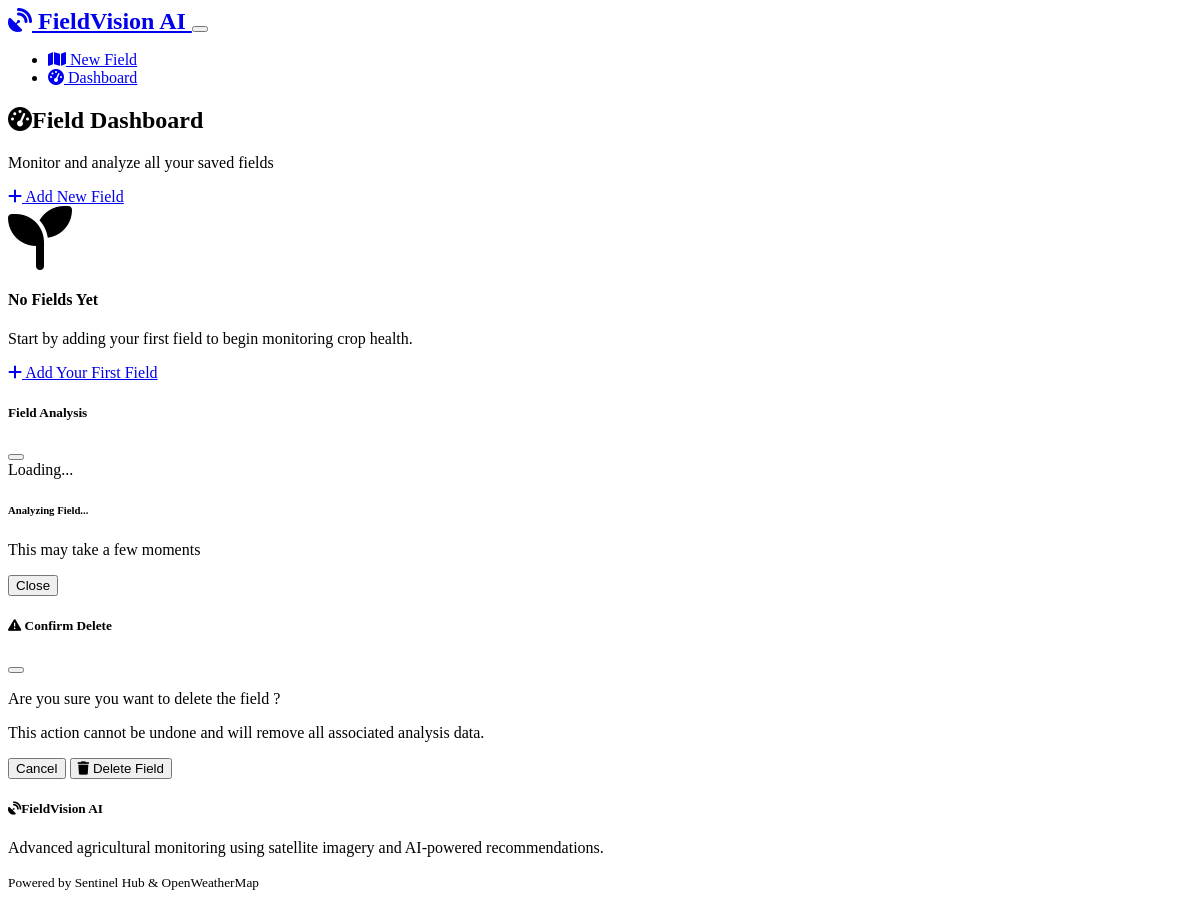
The app's page /dashboard, older data.
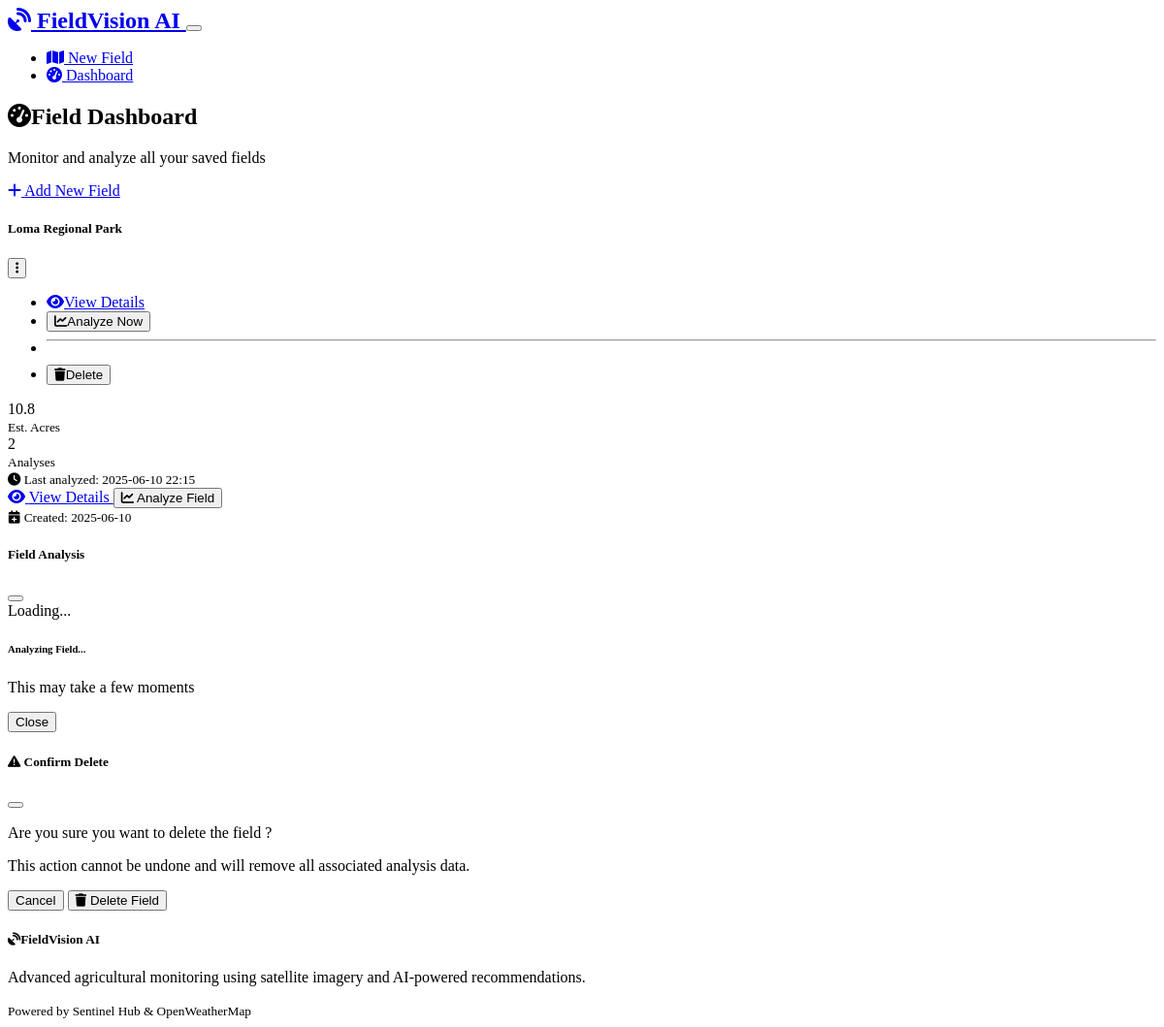
The same page, newer data.
### models.py (models this page shows, shortened)
class Field(db.Model):
    id = db.Column(db.Integer, primary_key=True)
    name = db.Column(db.String(100), nullable=False)
    polygon_data = db.Column(db.Text, nullable=False)  # JSON string of coordinates
    center_lat = db.Column(db.Float, nullable=False)
    center_lng = db.Column(db.Float, nullable=False)
    created_at = db.Column(db.DateTime, default=datetime.utcnow)
    last_analyzed = db.Column(db.DateTime)
    analyses = db.relationship('FieldAnalysis', backref='field', lazy=True, cascade='all, delete-orphan')
    def get_polygon_coordinates(self):
        return json.loads(self.polygon_data)

### routes.py (the view)
@app.route('/dashboard')
def dashboard():
    fields = Field.query.order_by(Field.created_at.desc()).all()
    return render_template('dashboard.html', fields=fields)

### templates/dashboard.html (shortened to what the changed rows need)
{% extends "base.html" %}
{% block content %}
<div class="container">
    <div class="row mb-4">
        <div class="col">
            <h2><i class="fas fa-tachometer-alt me-2"></i>Field Dashboard</h2>
        </div>
    </div>
    {% if fields %}
        <div class="row">
            {% for field in fields %}
            <div class="col-lg-4 col-md-6 mb-4">
                <div class="card h-100">
                    <div class="card-body">
                        <div class="d-flex justify-content-between align-items-start mb-3">
                            <h5 class="card-title">{{ field.name }}</h5>
                            <div class="dropdown">
                                <button class="btn btn-sm btn-outline-secondary" type="button"
                                        data-bs-toggle="dropdown">
                                    <i class="fas fa-ellipsis-v"></i>
                                </button>
                                <ul class="dropdown-menu">
                                    <li>
                                        <a class="dropdown-item" href="{{ url_for('field_detail', field_id=field.id) }}">
                                            <i class="fas fa-eye me-2"></i>View Details
                                        </a>
                                    </li>
                                    <li>
                                        <button class="dropdown-item text-primary"
                                                onclick="analyzeField({{ field.id }})">
                                            <i class="fas fa-chart-line me-2"></i>Analyze Now
                                        </button>
                                    </li>
                                    <li><hr class="dropdown-divider"></li>
                                    <li>
                                        <button class="dropdown-item text-danger"
                                                onclick="deleteField({{ field.id }}, '{{ field.name }}')">
                                            <i class="fas fa-trash me-2"></i>Delete
                                        </button>
                                    </li>
                                </ul>
                            </div>
                        </div>
                        <div class="row text-center mb-3">
                            <div class="col-6">
                                <div class="border-end">
                                    <div class="fw-bold text-primary">{{ "%.1f"|format(field.get_polygon_coordinates()|length * 1.2) }}</div>
                                    <small class="text-muted">Est. Acres</small>
                                </div>
                            </div>
                            <div class="col-6">
                                <div class="fw-bold text-info">{{ field.analyses|length }}</div>
                                <small class="text-muted">Analyses</small>
                            </div>
                        </div>
                        {% if field.last_analyzed %}
                            <div class="mb-3">
                                <small class="text-muted">
                                    <i class="fas fa-clock me-1"></i>
                                    Last analyzed: {{ field.last_analyzed.strftime('%Y-%m-%d %H:%M') }}
                                </small>
                            </div>
                        {% endif %}
                        <div class="d-grid gap-2">
                            <a href="{{ url_for('field_detail', field_id=field.id) }}"
                               class="btn btn-outline-primary btn-sm">
                                <i class="fas fa-eye me-2"></i>
                                View Details
                            </a>
                            <button class="btn btn-success btn-sm" onclick="analyzeField({{ field.id }})">
                                <i class="fas fa-chart-line me-2"></i>
                                <span id="analyzeBtn{{ field.id }}">Analyze Field</span>
                            </button>
                        </div>
                    </div>
                    <div class="card-footer text-muted">
                        <small>
                            <i class="fas fa-calendar-plus me-1"></i>
                            Created: {{ field.created_at.strftime('%Y-%m-%d') }}
                        </small>
                    </div>
                </div>
            </div>
            {% endfor %}
        </div>
    {% else %}
        <div class="text-center py-5">
            <div class="mb-4">
                <i class="fas fa-seedling fa-4x text-muted"></i>
            </div>
            <h4>No Fields Yet</h4>
            <p class="text-muted mb-4">Start by adding your first field to begin monitoring crop health.</p>
            <a href="{{ url_for('index') }}" class="btn btn-primary btn-lg">
                <i class="fas fa-plus me-2"></i>
                Add Your First Field
            </a>
        </div>
    {% endif %}
</div>
{% endblock %}

Row changes from the older to the newer data that the page shows:
added Field: name "Loma Regional Park", get_polygon_coordinates|length "10.8", analyses|length "2", last_analyzed "2025-06-10 22:15", created_at "2025-06-10"
Text that changed along with them:
text no longer shown: "No Fields Yet Start by adding your first field to begin monitoring crop health. Add Your First Field"
